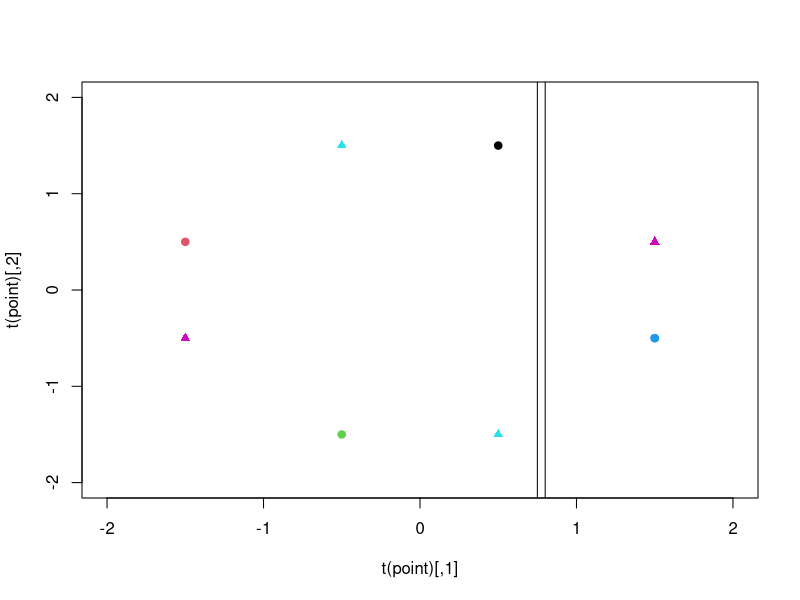

Here is the R script that generated this plot:
rotate <- function (theta) {
  matrix(c(cos(theta), sin(theta), -sin(theta), cos(theta)), nrow = 2)
}
rotate(pi/2)

aliase <- function(signs = c(1, 1), switch = TRUE) {
  out <- diag(signs)
  if (switch) {
    out = out[, 2:1]
  }
  return(out)
}

# trans <- matrix(1, 2, 2)
(trans <- rotate(pi/2))
(trans <- rotate(pi/3))
t(trans) %*% diag(c(1, 1.3)) %*% trans
t(trans) %*% trans

rotate(0)
rotate(pi/2)
rotate(pi)
rotate(3*pi/2)

point = matrix(c(0.5, 1.5))
plot(t(point), pch = 19, xlim = c(-2,2), ylim = c(-2, 2))
points(t(rotate(pi/2) %*% point), pch = 19, col = 2)
points(t(rotate(pi) %*% point), pch = 19, col = 3)
points(t(rotate(3*pi/2) %*% point), pch = 19, col = 4)
points(t(rotate(3*pi/2) %*% point), pch = 19, col = 4)
points(t(aliase() %*% point), pch = 17, col = 6)
points(t(aliase(c(-1, -1)) %*% point), pch = 17, col = 6)
points(t(aliase(c(-1, 1), FALSE) %*% point), pch = 17, col = 5)
points(t(aliase(c(1, -1), FALSE) %*% point), pch = 17, col = 5)
abline(v = c(3/4, 4/5))

t(rotate(pi/4)) %*% rotate(pi/4)
t(rotate(pi/4)) %*% matrix(c(-1, 0, 0, 1), 2) %*% rotate(pi/4)

rotate(pi/4) %*% rbind(1, 1)



